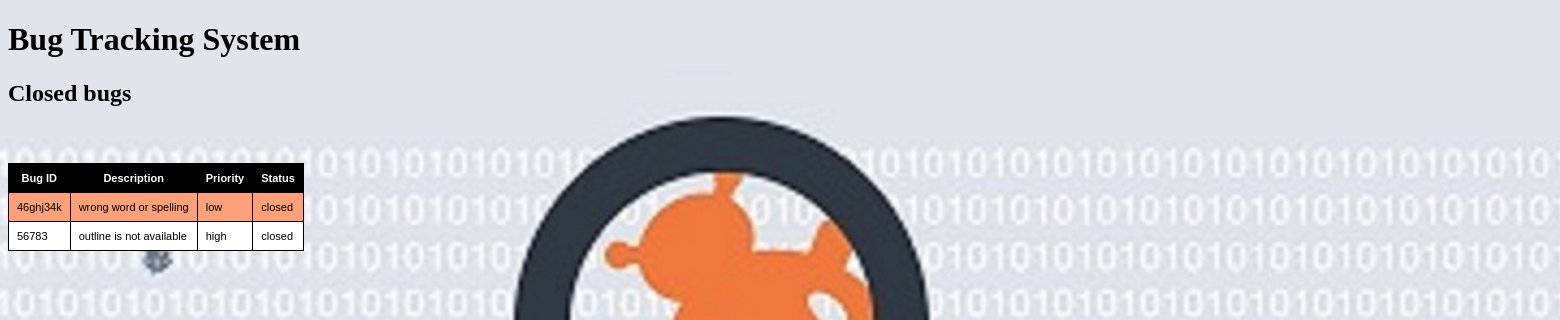
/developerHistory.php, run on the app's committed database.
### tables this page shows
CREATE TABLE `bug` (
  `Bug_ID` varchar(120) NOT NULL,
  `UserName` varchar(120) NOT NULL,
  `Bug_description` varchar(1000) NOT NULL,
  `Attach_file` blob NOT NULL,
  `Priority` varchar(256) NOT NULL,
  `Status` varchar(256) NOT NULL
);

### db-settings.php (called while the page is built, shortened)
<?php
$db_table_prefix = "";
?>

### functions.php (called while the page is built, shortened)
<?php
function fetchClosedBug() {
    global $mysqli, $db_table_prefix;
    $stmt = $mysqli->prepare(
        "SELECT
            Bug_ID,
            Bug_description,
            Priority,
            Status
            FROM " . $db_table_prefix . "bug
            WHERE Status != 'open'"
    );
    $stmt->execute();
    $stmt->bind_result(
        $id,
        $desc,
        $Priority,
        $Status
    );
    while ($stmt->fetch()) {
        $row[] = array(
            'id'                      => $id,
            'desc'                    => $desc,
            'priority'             => $Priority,
            'status'                  => $Status
        );
    }
    return ($row);
}
?>

### developerHistory.php (the view, shortened to what this page needs)
<!DOCTYPE html PUBLIC '-//W3C//DTD XHTML 1.0 Transitional//EN' 'http://www.w3.org/TR/xhtml1/DTD/xhtml1-transitional.dtd'>
<html xmlns='http://www.w3.org/1999/xhtml'>
<head>
    <h1>Bug Tracking System</h1>
    <h2>Closed bugs</h2>
</head>
<body>
<?php
$test = fetchClosedBug();
?>
<table class="table-style-three">
    <thead>
    <th>Bug ID</th>
    <th>Description</th>
    <th>Priority</th>
    <th>Status</th>
    </thead>
    <tbody>
    <?php
    foreach($test as $displayRecords) { ?>
        <tr>
            <td><?php print $displayRecords['id']; ?></td>
            <td><?php print $displayRecords['desc']; ?></td>
            <td><?php print $displayRecords['priority']; ?></td>
            <td><?php print $displayRecords['status']; ?></td>
        </tr>
    <?php } ?>
    </tbody>
</table>
</body>
</html>

### developerHistory.php (style rules this page uses)
table.table-style-three { font-family: verdana, arial, sans-serif; font-size: 11px; color: black; border-width: 1px; border-color: black; border-collapse: collapse; }
table.table-style-three th { border-width: 1px; padding: 8px; border-style: solid; border-color:black; background-color: black; color: white; }
table.table-style-three tr:nth-child(even) td { background-color: white; }
table.table-style-three td { border-width: 1px; padding: 8px; border-style: solid; border-color: black; background-color: lightsalmon; }
body { background: url(bug.jpg) no-repeat center center fixed; top:0%; left:0; min-width:200%; min-height:200%; -webkit-background-size: cover; -moz-background-size: cover; -o-background-size: cover; background-size: cover; }

### data on the page
bug: Bug_ID "46ghj34k", Bug_description "wrong word or spelling", Priority "low", Status "closed"
bug: Bug_ID "56783", Bug_description "outline is not available", Priority "high", Status "closed"
